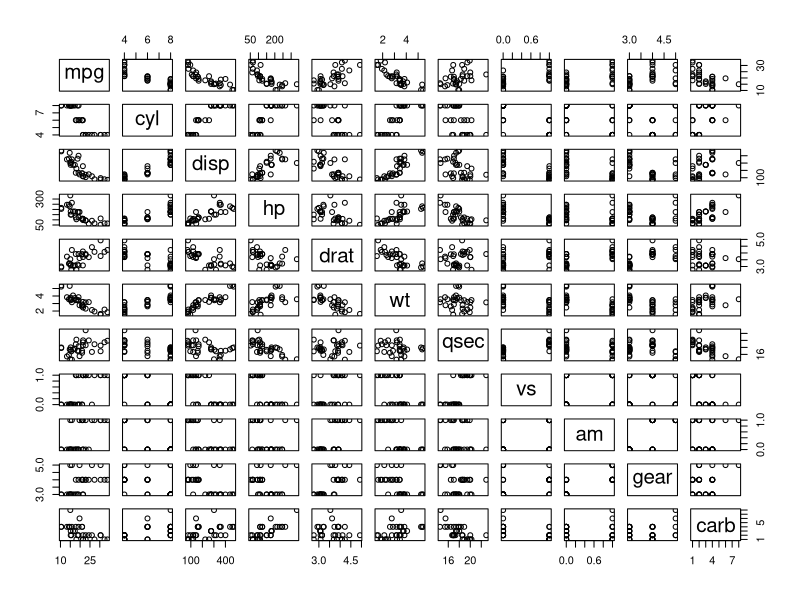
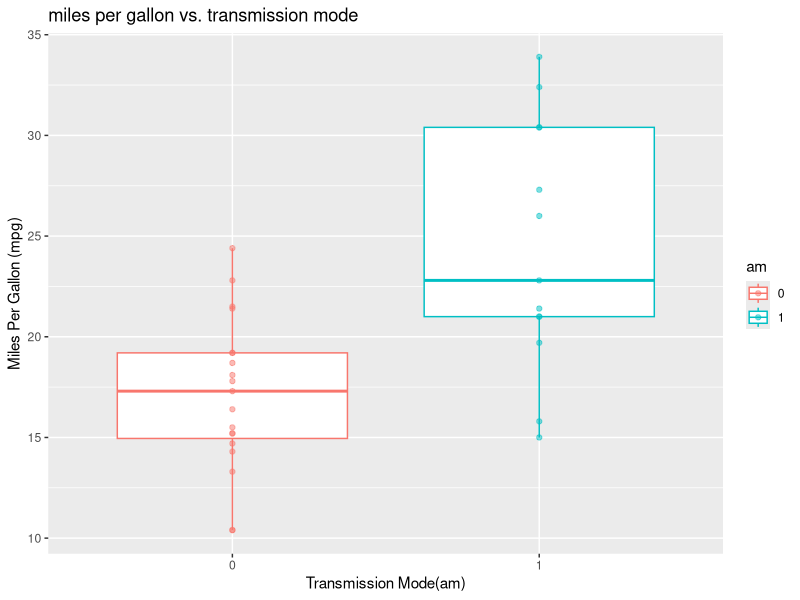
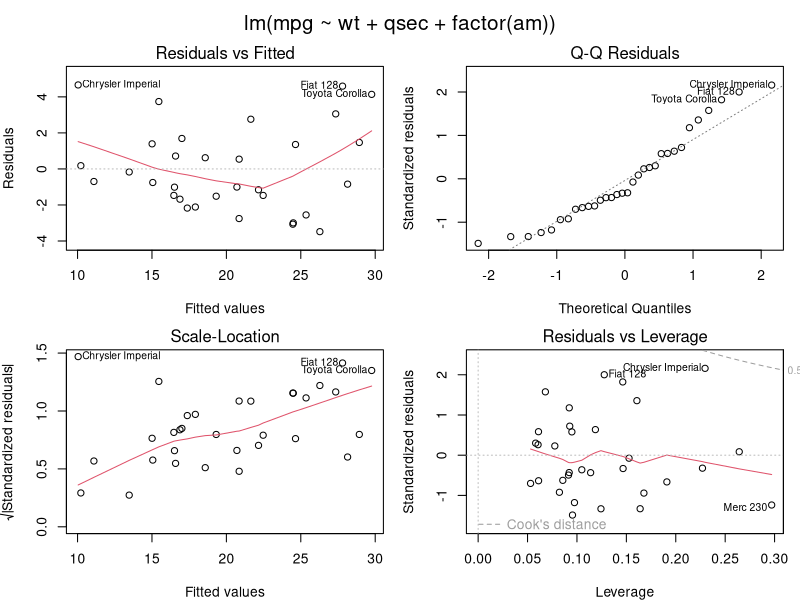

Generate these figures, in order, with R:
## ---- chunk 1
knitr::opts_chunk$set(echo = TRUE)
## ---- chunk 2
library(ggplot2)
library(knitr)
## ---- chunk 3
# mtcars summary
str(mtcars)

# plot mtcars to see relatioship between various variables
plot(mtcars)

# convert am into factor variable
mtcars1 <- mtcars
mtcars1$am <- as.factor(mtcars1$am)

# let us also plot graph between mpg and am (transmission mode)
g <- ggplot(data=mtcars1,mapping=aes(x=am,y=mpg,color=am))+geom_boxplot(aes(group=am))
g <- g+geom_point(alpha = 0.5)
g <- g +xlab("Transmission Mode(am)")+ylab("Miles Per Gallon (mpg)")+ggtitle("miles per gallon vs. transmission mode")
g

## ---- chunk 4

# iteration 1
# create model with all variables
summary(lm(mpg~.,mtcars))

# iteration 2
# create model after removing cyl (p value 0.92),vs (p value 0.81) and carb (p value 0.81)
summary(lm(mpg~wt+disp+hp+drat+qsec+am+gear,mtcars))

# iteration 3
# create model after removing gear (p value 0.62) and drat (p value 0.58)
summary(lm(mpg~wt+disp+hp+qsec+am,mtcars))

# iteration 4
# create model after removing disp (p value 0.29)
summary(lm(mpg~wt+hp+qsec+am,mtcars))

# we will also remove hp (p value 0.22) to arrive at out model
fit <- lm(mpg~wt+qsec+factor(am),mtcars)
## ---- chunk 5

# model without transmission mode (am)w
fit1 <- lm(mpg~wt+qsec,mtcars)

fit <- lm(mpg~wt+qsec+factor(am),mtcars)

# analysis of variance
anova(fit1,fit)

## ---- chunk 6

# get the summary of the model
summary(fit)

# get the diagnostic plots for the model
par(mfrow=c(2,2),mar=c(4,4,2,1), oma=c(0,0,2,0))
plot(fit)

# The residual vs fitted plot does not show any pattern and also the Q-Q plot shows that data is pretty close to normal distribution, hence our assumption for linear model is correct.

# get the confidence interval based on t statistic
coeff <- summary(fit)$coefficients
coeff[4,1]+c(-1,1)*qt(0.975,df=fit$df)*coeff[4,2]

## ---- chunk 7
set.seed(1)

# get number size for 80% of data
training_data_size <- floor(0.80*nrow(mtcars))

# randomly select training data row index
mtcars.train_index <- sample(1:nrow(mtcars),training_data_size)

# create training data set
mtcars.train <- mtcars[mtcars.train_index,]

# create test data set
mtcars.test <- mtcars[-mtcars.train_index,]

# create model based on training data
fit <- lm(mpg~wt+qsec+factor(am),mtcars.train)

# get the predicted values based on test data
predicted.mpg <- predict(fit,newdata = mtcars.test)

# get the residual error
error_precentage <- ((predicted.mpg -mtcars.test$mpg)*100)/mtcars.test$mpg

# calculate the error percentage.
100 - mean(abs(error_precentage))

